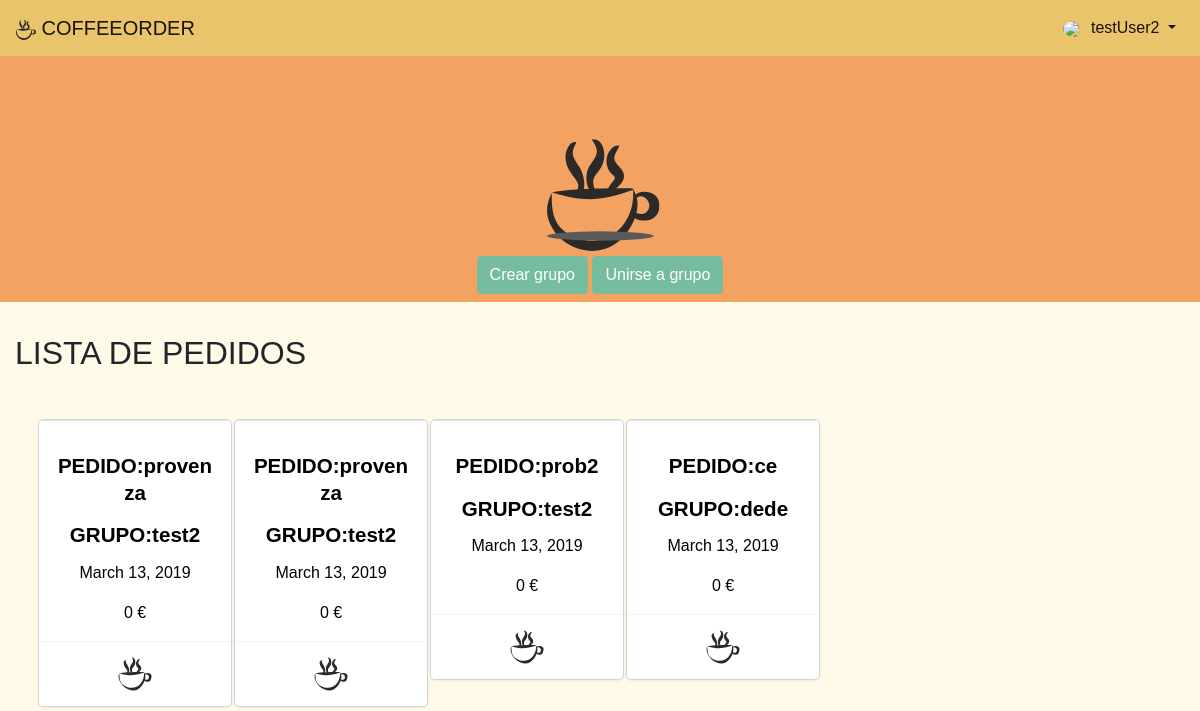
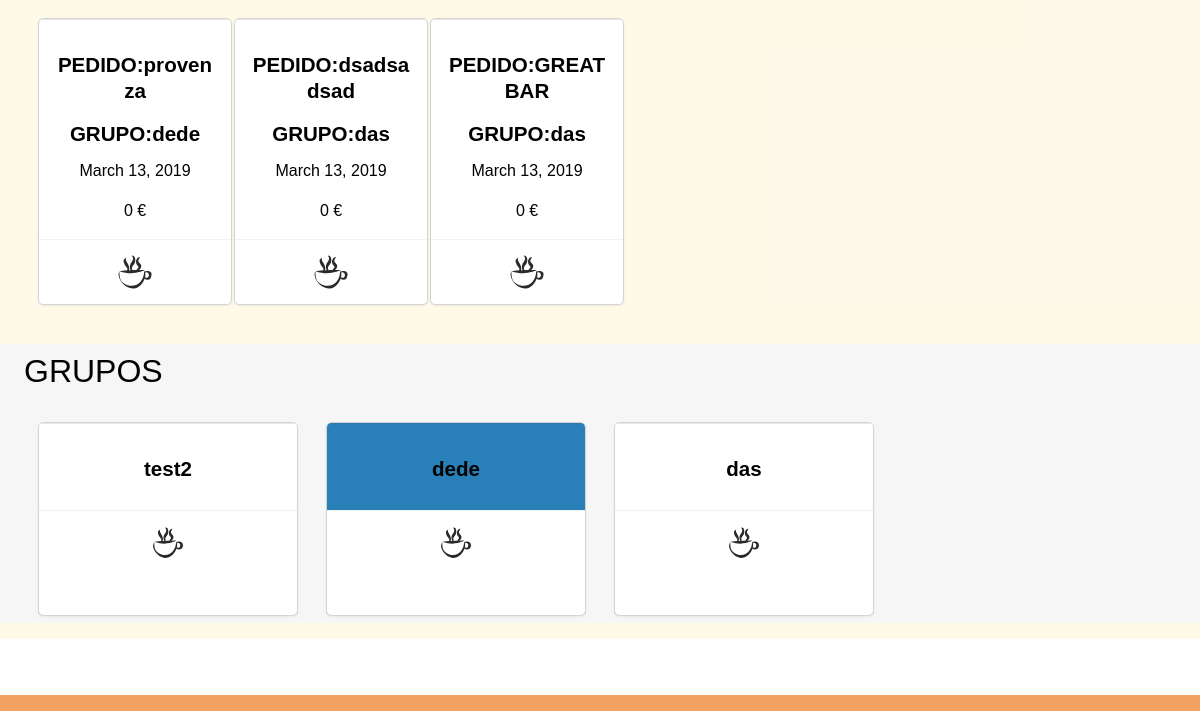
Before: / (signed in) with the older database file (2 pictures, top to bottom).
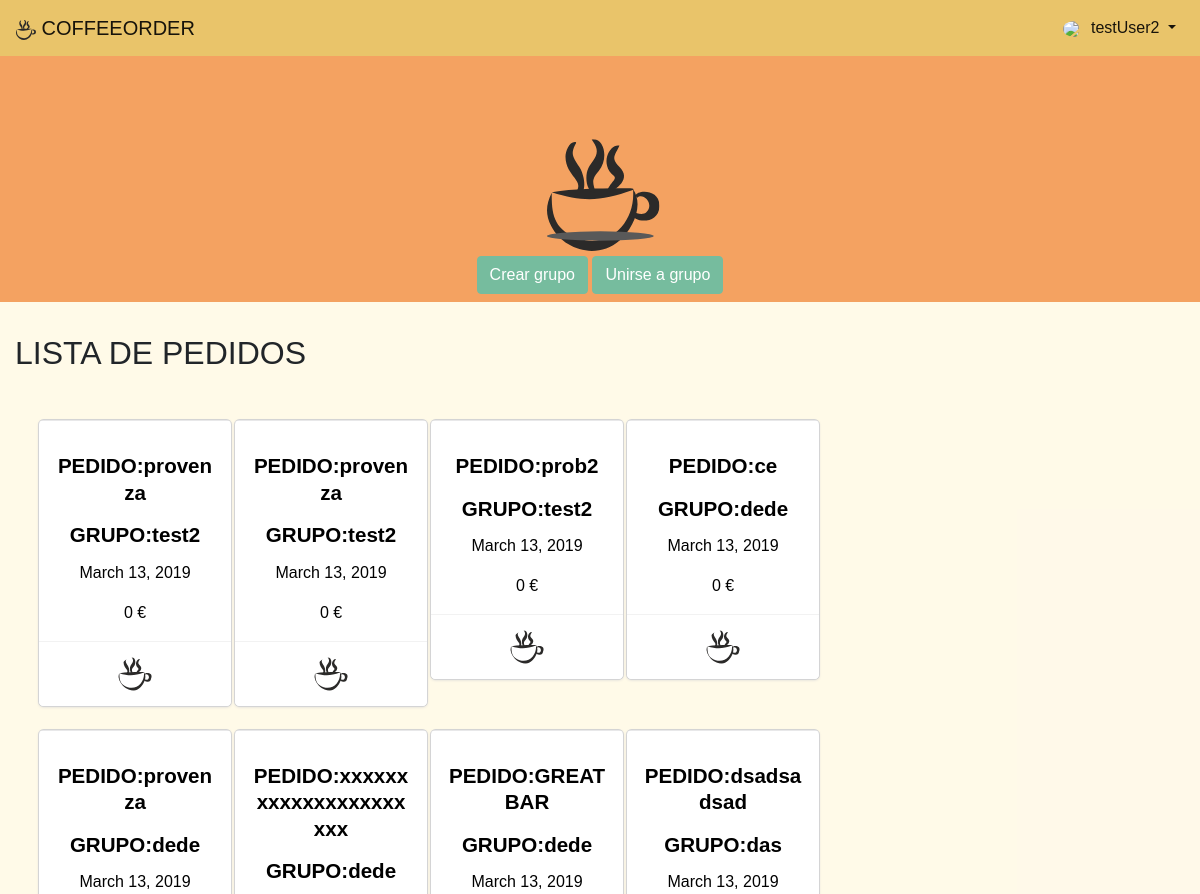
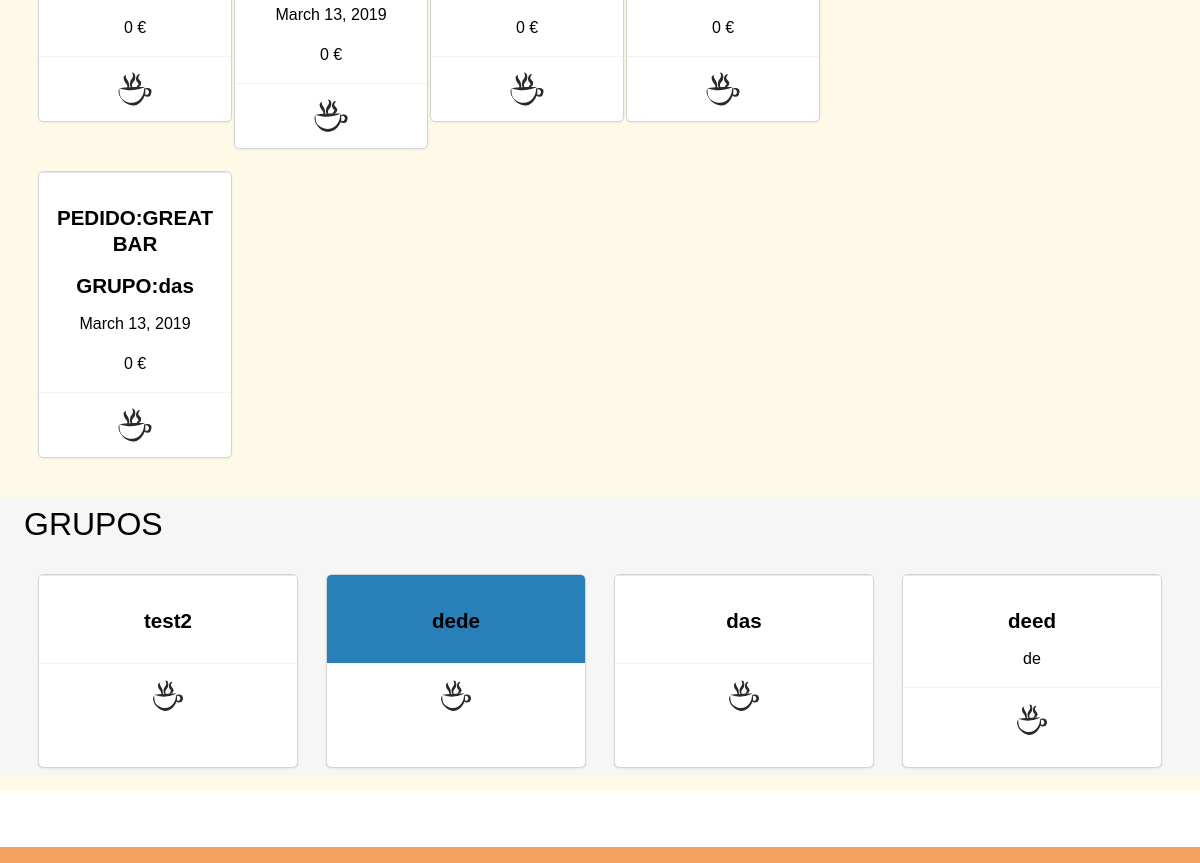
After: the same page with the newer database file (2 pictures, top to bottom).
### coffeeorder_app/model/orderlist.py (models this page shows)
class OrderList(models.Model):
    class Meta:
        pass
    created = models.DateField(blank=True)
    expiration = models.DateField(blank=True)
    total_prize = models.IntegerField(default=0)
    order_bar = models.ForeignKey(Bar, related_name='Bar', on_delete=models.PROTECT)
    order_group = models.ForeignKey(UserGroup, related_name='UserGroup', on_delete=models.PROTECT)

### coffeeorder_app/model/bar.py (models this page shows, shortened)
class Bar(models.Model):
    class Meta:
        pass
    bar_name = models.CharField(max_length=100)
    bar_description = models.TextField(max_length=500, null=True, blank=True)
    bar_color = models.CharField(max_length=100, default="yellow")
    bar_official = models.BooleanField(default=False)

### account_app/models.py (models this page shows, shortened)
class UserGroup(models.Model):
    group_name = models.CharField(max_length=100, unique=True)
    group_description = models.TextField(max_length=220, blank=True)
    max_members = models.IntegerField(default=15)
    group_color = models.CharField(max_length=100, default="white")
    group_code = models.CharField(max_length=100)
    closed = models.BooleanField(default=False)
    group_admin = models.ManyToManyField(User, related_name='groupAdmin')
    group_members = models.ManyToManyField(User, related_name='groupMembers')
    group_bar = models.ManyToManyField(Bar, related_name='group_bar')

### coffeeorder_app/views.py (the view)
# urls.py: path('', cviews.index, name='index'),
def index(request):
    data = {}
    if request.user.is_authenticated:
        groupForm = JoinGroupForm()
        groups = UserGroup.objects.filter(group_members=request.user).values()
        order_list = []
        for g in groups:
            orders= OrderList.objects.filter(order_group_id=g['id'])
            for o in orders:
                order_list.append(o)
        if request.method == 'POST':
            warning = {
                        '0': 'Te has unido al grupo!',
                        '1': 'Grupo no existente',
                        '2': 'Ya perteneces al grupo',
                        '3': 'El grupo esta lleno',
                        '4': 'Error',
            }
            group_form_post = JoinGroupForm(request.POST)
            codigo_obt = request.POST.get('group_code')
            print(codigo_obt)
            if group_form_post.is_valid():
                print("valid")
                if UserGroup.objects.filter(group_code=codigo_obt).exists():
                    group_to_join = UserGroup.objects.get(group_code=codigo_obt)
                    members = group_to_join.group_members.count()
                    print("valid2")
                    if (members+1) <= group_to_join.max_members:
                        if group_to_join.group_members.filter(pk=request.user.pk).exists():
                            return render(request, 'coffeeorder_app/home.html', {'groups': groups, 'join_group_form': groupForm, 'warning': warning['2'],'order_list':order_list})
                        else:
                            group_to_join.group_members.add(request.user)
                            group_to_join.save()
                            return render(request, 'coffeeorder_app/home.html', {'groups': groups, 'join_group_form': groupForm, 'warning': warning['0'],'order_list':order_list})
                    else:
                        return render(request, 'coffeeorder_app/home.html', {'groups': groups, 'join_group_form': groupForm, 'warning': warning['3'],'order_list':order_list})
                else:
                    return render(request, 'coffeeorder_app/home.html', {'groups': groups, 'join_group_form': groupForm, 'warning': warning['1'],'order_list':order_list})
            else:
                print("form no valid")
                return render(request, 'coffeeorder_app/home.html', {'groups': groups, 'join_group_form': groupForm, 'warning': warning['4'],'order_list':order_list})
        else:
            return render(request, 'coffeeorder_app/home.html', {'groups':groups, 'join_group_form': groupForm,'order_list':order_list})
    else:
        return render(request, 'account_app/login.html')

### coffeeorder_app/templates/coffeeorder_app/home.html (shortened to what the changed rows need)
{% extends "base.html" %}
{% load staticfiles %}
{% block head_css_page %}
    <link href="{% static 'css/coffee.css' %}" rel="stylesheet" media="screen">
    <link href="{% static 'css/login.css' %}" rel="stylesheet" media="screen">
{% endblock head_css_page %}
{% block content %}
    <div class="container-fluid">
        <div class="row">
            <div class="col-8">
                <h2>LISTA DE PEDIDOS</h2>
                    <div class="card-container col-12">
                        <div class="row">
                        {% for order in order_list %}
                            <div class="col-12 col-md-6  col-lg-3 mt-4">
                                <a href="#">
                                    <div class="card">
                                        <div class="card-block" style="background-color:{{ bar.bar_color }};">
                                            <h4 class="card-title mt-3">PEDIDO:{{ order.order_bar.bar_name| default:""}}</h4>
                                             <h2 class="card-title mt-3">GRUPO:{{order.order_group.group_name }}</h2>
                                            <p class="card-text">{{ order.created}}</p>
                                            <p class="card-text">{{ order.total_prize }} €</p>
                                        </div>
                                         <div class="card-footer">
                                            {% if admin %}
                                            <a class="btn  float-right btn-sm btn-danger"
                                           href="{% url 'coffeeorder_app:delete_order_list' group.id order.id %}">ELIMINAR</a>
                                         {% else%}
                                            <img class="card-logo" src="/static/images/svgs/1coffee.svg">
                                            {% endif %}
                                        </div>
                                    </div>
                                </a>
                            </div>
                        {% endfor %}
                   </div>
                </div>
            </div>
        </div>
    </div>
   {% if groups %}
    <div class="container-fluid bg-grey">
            {% if user.is_authenticated %}
                <div class="card-container">
                <div class="row"> <h2 >GRUPOS</h2></div>
                <div class="row">
                    {% for group in groups %}
                        <div class="col-12 col-md-4 col-lg-3 mt-4 ">
                          <a href="{% url 'account_app:get_group_page' group.id %}">
                            <div class="card" >
                                <div class="card-block" style="background-color:{{ group.group_color}};">
                                    <h4 class="card-title mt-3">{{ group.group_name }}</h4>
                                     <p class="card-text">{{ group.group_description }}</p>
                                </div>
                                <div class="card-footer">
                                    <img class="card-logo" src="/static/images/svgs/1coffee.svg">
                                </div>
                            </div>
                              </a>
                        </div>
                     {% endfor %}
                </div>
                </div>
            {% else %}
                <a role="button" class="btn btn-primary"  href="#"><span
                        class="glyphicon glyphicon-plus-sign"></span> Crear grupo</a>
            {% endif %}
    </div>
 {% endif %}
    </div>
{% endblock %}

Changed rows visible on the page:
added OrderList: order_bar.bar_name "xxxxxxxxxxxxxxxxxxxxxx", order_group.group_name "dede", created "March 13, 2019", total_prize "0"
added OrderList: order_bar.bar_name "GREAT BAR", order_group.group_name "dede", created "March 13, 2019", total_prize "0"
added UserGroup: group_name "deed", group_description "de"
